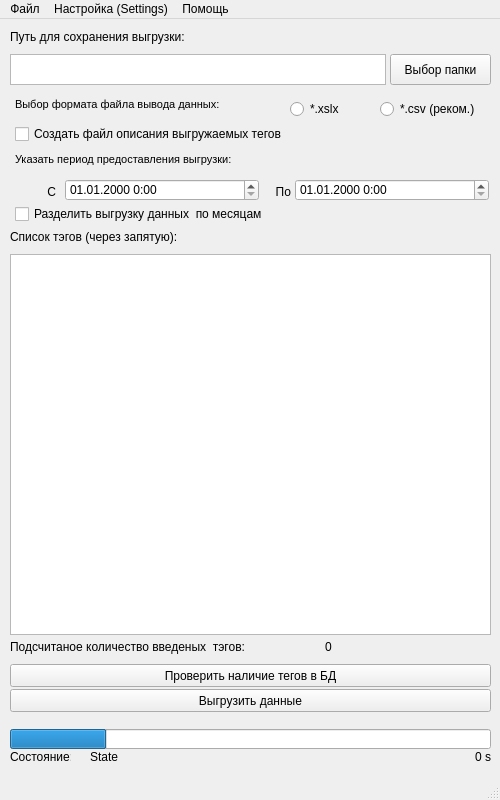
<?xml version="1.0" encoding="UTF-8"?>
<ui version="4.0">
 <class>MainWindow</class>
 <widget class="QMainWindow" name="MainWindow">
  <property name="geometry">
   <rect>
    <x>0</x>
    <y>0</y>
    <width>500</width>
    <height>800</height>
   </rect>
  </property>
  <property name="sizePolicy">
   <sizepolicy hsizetype="Fixed" vsizetype="Fixed">
    <horstretch>0</horstretch>
    <verstretch>0</verstretch>
   </sizepolicy>
  </property>
  <property name="minimumSize">
   <size>
    <width>500</width>
    <height>800</height>
   </size>
  </property>
  <property name="maximumSize">
   <size>
    <width>500</width>
    <height>800</height>
   </size>
  </property>
  <property name="cursor">
   <cursorShape>ArrowCursor</cursorShape>
  </property>
  <property name="windowTitle">
   <string notr="true">Программа выгрузки данных из History server ECS FLS</string>
  </property>
  <property name="locale">
   <locale language="Russian" country="Russia"/>
  </property>
  <property name="documentMode">
   <bool>false</bool>
  </property>
  <property name="dockOptions">
   <set>QMainWindow::AllowTabbedDocks|QMainWindow::AnimatedDocks</set>
  </property>
  <widget class="QWidget" name="centralwidget">
   <widget class="QPushButton" name="btnGetHistoryData">
    <property name="geometry">
     <rect>
      <x>10</x>
      <y>670</y>
      <width>481</width>
      <height>23</height>
     </rect>
    </property>
    <property name="text">
     <string>Выгрузить данные</string>
    </property>
   </widget>
   <widget class="QDateTimeEdit" name="dteTimeFrom">
    <property name="geometry">
     <rect>
      <x>65</x>
      <y>160</y>
      <width>194</width>
      <height>22</height>
     </rect>
    </property>
    <property name="displayFormat">
     <string notr="true">dd.MM.yyyy H:mm</string>
    </property>
   </widget>
   <widget class="QDateTimeEdit" name="dteTimeTo">
    <property name="geometry">
     <rect>
      <x>295</x>
      <y>160</y>
      <width>194</width>
      <height>22</height>
     </rect>
    </property>
    <property name="displayFormat">
     <string notr="true">dd.MM.yyyy H:mm</string>
    </property>
   </widget>
   <widget class="QLabel" name="label_102">
    <property name="geometry">
     <rect>
      <x>15</x>
      <y>165</y>
      <width>41</width>
      <height>16</height>
     </rect>
    </property>
    <property name="text">
     <string>С</string>
    </property>
    <property name="alignment">
     <set>Qt::AlignRight|Qt::AlignTrailing|Qt::AlignVCenter</set>
    </property>
   </widget>
   <widget class="QLabel" name="label_103">
    <property name="geometry">
     <rect>
      <x>270</x>
      <y>165</y>
      <width>21</width>
      <height>16</height>
     </rect>
    </property>
    <property name="text">
     <string>По</string>
    </property>
    <property name="alignment">
     <set>Qt::AlignRight|Qt::AlignTrailing|Qt::AlignVCenter</set>
    </property>
   </widget>
   <widget class="QLabel" name="label_104">
    <property name="geometry">
     <rect>
      <x>10</x>
      <y>210</y>
      <width>476</width>
      <height>16</height>
     </rect>
    </property>
    <property name="text">
     <string>Список тэгов (через запятую):</string>
    </property>
   </widget>
   <widget class="QPlainTextEdit" name="ptePathToSave">
    <property name="enabled">
     <bool>true</bool>
    </property>
    <property name="geometry">
     <rect>
      <x>10</x>
      <y>35</y>
      <width>376</width>
      <height>31</height>
     </rect>
    </property>
    <property name="plainText">
     <string/>
    </property>
   </widget>
   <widget class="QLabel" name="label_106">
    <property name="geometry">
     <rect>
      <x>10</x>
      <y>10</y>
      <width>191</width>
      <height>16</height>
     </rect>
    </property>
    <property name="text">
     <string>Путь для сохранения выгрузки:</string>
    </property>
   </widget>
   <widget class="QLabel" name="label_105">
    <property name="geometry">
     <rect>
      <x>10</x>
      <y>620</y>
      <width>306</width>
      <height>16</height>
     </rect>
    </property>
    <property name="text">
     <string>Подсчитаное количество введеных  тэгов:</string>
    </property>
   </widget>
   <widget class="QLabel" name="out_num_tags">
    <property name="geometry">
     <rect>
      <x>325</x>
      <y>620</y>
      <width>61</width>
      <height>16</height>
     </rect>
    </property>
    <property name="text">
     <string>0</string>
    </property>
   </widget>
   <widget class="QLabel" name="label_107">
    <property name="geometry">
     <rect>
      <x>10</x>
      <y>730</y>
      <width>61</width>
      <height>16</height>
     </rect>
    </property>
    <property name="text">
     <string>Состояние:</string>
    </property>
   </widget>
   <widget class="QLabel" name="program_state">
    <property name="geometry">
     <rect>
      <x>90</x>
      <y>730</y>
      <width>341</width>
      <height>16</height>
     </rect>
    </property>
    <property name="text">
     <string>State</string>
    </property>
   </widget>
   <widget class="QLabel" name="label_101">
    <property name="geometry">
     <rect>
      <x>15</x>
      <y>130</y>
      <width>471</width>
      <height>21</height>
     </rect>
    </property>
    <property name="font">
     <font>
      <pointsize>8</pointsize>
     </font>
    </property>
    <property name="text">
     <string>Указать период предоставления выгрузки:</string>
    </property>
   </widget>
   <widget class="QPushButton" name="btnCheckTags">
    <property name="geometry">
     <rect>
      <x>10</x>
      <y>645</y>
      <width>481</width>
      <height>23</height>
     </rect>
    </property>
    <property name="text">
     <string>Проверить наличие тегов в БД</string>
    </property>
   </widget>
   <widget class="QPushButton" name="btnBrowsePath">
    <property name="geometry">
     <rect>
      <x>390</x>
      <y>35</y>
      <width>101</width>
      <height>31</height>
     </rect>
    </property>
    <property name="text">
     <string>Выбор папки</string>
    </property>
   </widget>
   <widget class="QProgressBar" name="progressBar">
    <property name="geometry">
     <rect>
      <x>10</x>
      <y>710</y>
      <width>481</width>
      <height>20</height>
     </rect>
    </property>
    <property name="value">
     <number>20</number>
    </property>
    <property name="textVisible">
     <bool>false</bool>
    </property>
    <property name="format">
     <string/>
    </property>
   </widget>
   <widget class="QLabel" name="timer_up">
    <property name="geometry">
     <rect>
      <x>440</x>
      <y>730</y>
      <width>51</width>
      <height>16</height>
     </rect>
    </property>
    <property name="layoutDirection">
     <enum>Qt::LeftToRight</enum>
    </property>
    <property name="text">
     <string>0 s</string>
    </property>
    <property name="alignment">
     <set>Qt::AlignRight|Qt::AlignTrailing|Qt::AlignVCenter</set>
    </property>
   </widget>
   <widget class="QCheckBox" name="checkBox">
    <property name="geometry">
     <rect>
      <x>15</x>
      <y>105</y>
      <width>471</width>
      <height>20</height>
     </rect>
    </property>
    <property name="text">
     <string>Создать файл описания выгружаемых тегов</string>
    </property>
   </widget>
   <widget class="MyCustomPlainText" name="pteTagList">
    <property name="geometry">
     <rect>
      <x>10</x>
      <y>235</y>
      <width>481</width>
      <height>381</height>
     </rect>
    </property>
    <property name="inputMethodHints">
     <set>Qt::ImhLatinOnly|Qt::ImhMultiLine</set>
    </property>
    <property name="plainText">
     <string/>
    </property>
   </widget>
   <widget class="QCheckBox" name="checkBox_2">
    <property name="geometry">
     <rect>
      <x>15</x>
      <y>185</y>
      <width>476</width>
      <height>20</height>
     </rect>
    </property>
    <property name="text">
     <string>Разделить выгрузку данных  по месяцам</string>
    </property>
   </widget>
   <widget class="QRadioButton" name="radioButton_1_1">
    <property name="geometry">
     <rect>
      <x>290</x>
      <y>80</y>
      <width>95</width>
      <height>20</height>
     </rect>
    </property>
    <property name="text">
     <string>*.xslx</string>
    </property>
    <attribute name="buttonGroup">
     <string notr="true">buttonGroup</string>
    </attribute>
   </widget>
   <widget class="QRadioButton" name="radioButton_1_2">
    <property name="geometry">
     <rect>
      <x>380</x>
      <y>80</y>
      <width>106</width>
      <height>20</height>
     </rect>
    </property>
    <property name="text">
     <string>*.csv (реком.)</string>
    </property>
    <attribute name="buttonGroup">
     <string notr="true">buttonGroup</string>
    </attribute>
   </widget>
   <widget class="QLabel" name="label_108">
    <property name="geometry">
     <rect>
      <x>15</x>
      <y>75</y>
      <width>251</width>
      <height>21</height>
     </rect>
    </property>
    <property name="font">
     <font>
      <pointsize>8</pointsize>
     </font>
    </property>
    <property name="text">
     <string>Выбор формата файла вывода данных:</string>
    </property>
   </widget>
   <zorder>btnGetHistoryData</zorder>
   <zorder>dteTimeFrom</zorder>
   <zorder>dteTimeTo</zorder>
   <zorder>label_102</zorder>
   <zorder>label_103</zorder>
   <zorder>label_104</zorder>
   <zorder>ptePathToSave</zorder>
   <zorder>label_106</zorder>
   <zorder>label_105</zorder>
   <zorder>out_num_tags</zorder>
   <zorder>label_107</zorder>
   <zorder>program_state</zorder>
   <zorder>label_101</zorder>
   <zorder>btnCheckTags</zorder>
   <zorder>btnBrowsePath</zorder>
   <zorder>progressBar</zorder>
   <zorder>checkBox</zorder>
   <zorder>pteTagList</zorder>
   <zorder>timer_up</zorder>
   <zorder>checkBox_2</zorder>
   <zorder>radioButton_1_1</zorder>
   <zorder>radioButton_1_2</zorder>
   <zorder>label_108</zorder>
  </widget>
  <widget class="QStatusBar" name="statusbar"/>
  <widget class="QMenuBar" name="menuBar">
   <property name="geometry">
    <rect>
     <x>0</x>
     <y>0</y>
     <width>500</width>
     <height>26</height>
    </rect>
   </property>
   <widget class="QMenu" name="menuFile">
    <property name="title">
     <string>Файл</string>
    </property>
    <addaction name="actionClose"/>
   </widget>
   <widget class="QMenu" name="menuSettings">
    <property name="title">
     <string>Настройка (Settings)</string>
    </property>
    <widget class="QMenu" name="menuLanguage">
     <property name="title">
      <string>Язык (Lanquage)</string>
     </property>
     <addaction name="actionRussian"/>
     <addaction name="actionEnglish"/>
    </widget>
    <addaction name="menuLanguage"/>
   </widget>
   <widget class="QMenu" name="menuHelp">
    <property name="title">
     <string>Помощь</string>
    </property>
    <addaction name="actionAbout"/>
   </widget>
   <addaction name="menuFile"/>
   <addaction name="menuSettings"/>
   <addaction name="menuHelp"/>
  </widget>
  <action name="actionClose">
   <property name="text">
    <string>Закрыть</string>
   </property>
  </action>
  <action name="actionAbout">
   <property name="text">
    <string>О программе</string>
   </property>
  </action>
  <action name="action_2">
   <property name="text">
    <string>Справка (Manual)</string>
   </property>
  </action>
  <action name="actionRussian">
   <property name="checkable">
    <bool>true</bool>
   </property>
   <property name="text">
    <string>Русский</string>
   </property>
  </action>
  <action name="actionEnglish">
   <property name="checkable">
    <bool>true</bool>
   </property>
   <property name="text">
    <string>English</string>
   </property>
  </action>
 </widget>
 <customwidgets>
  <customwidget>
   <class>MyCustomPlainText</class>
   <extends>QPlainTextEdit</extends>
   <header>mycustomplaintext</header>
  </customwidget>
 </customwidgets>
 <resources/>
 <connections/>
 <buttongroups>
  <buttongroup name="buttonGroup"/>
 </buttongroups>
</ui>
